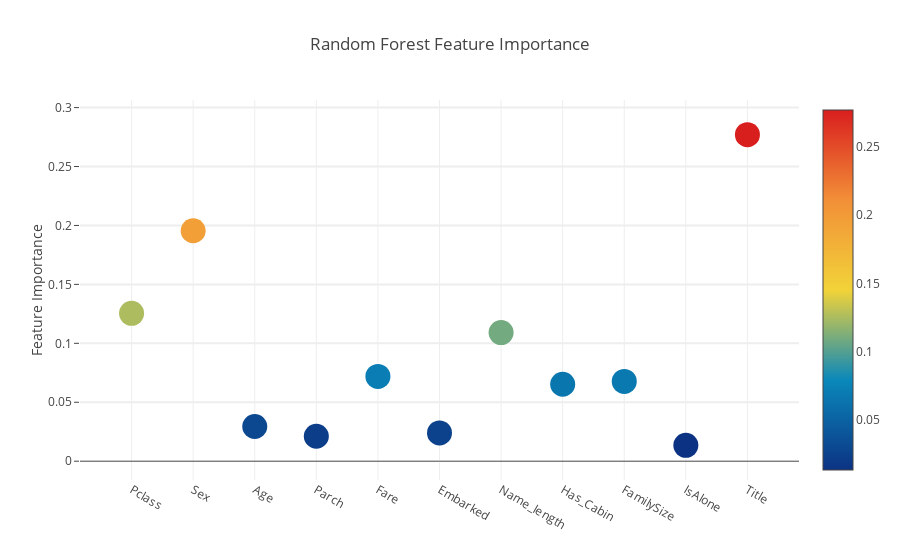
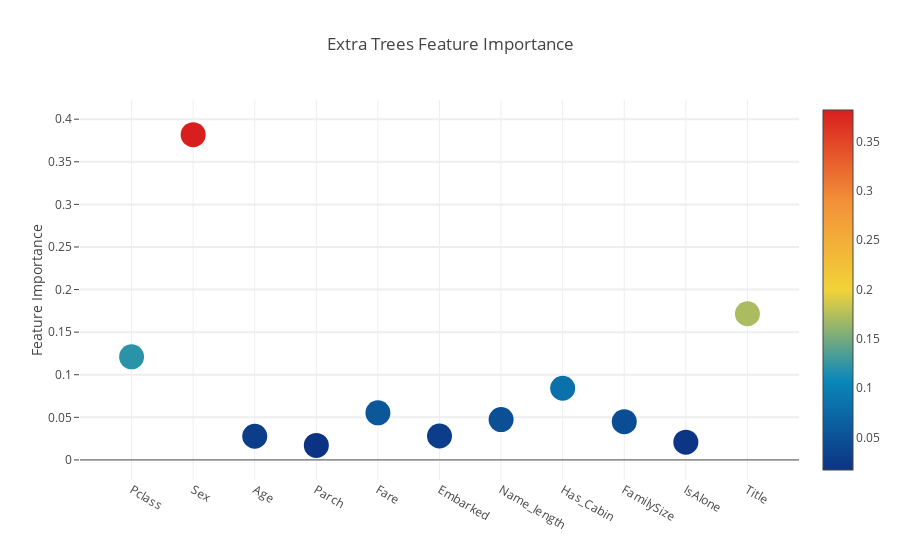
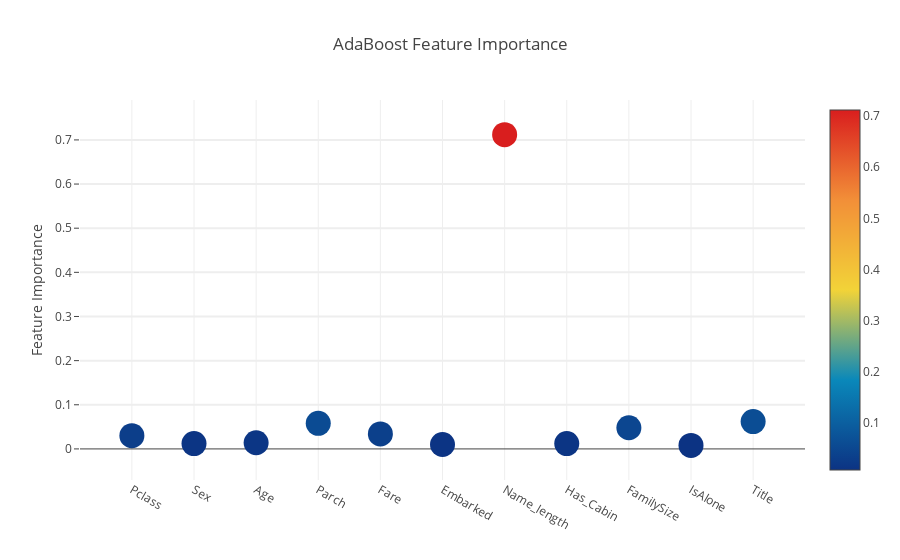
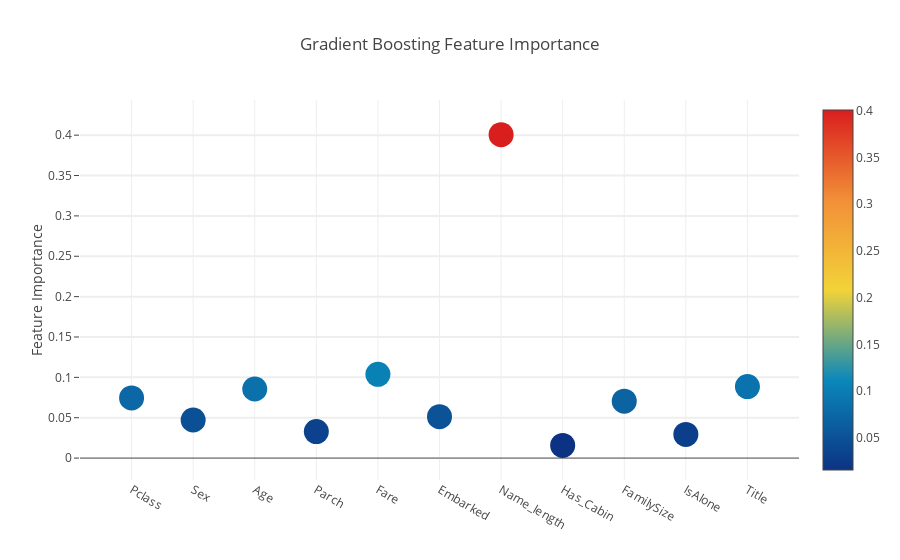

Notebook cell for these charts, in order:
### Code cell
# Scatter plot 
trace = go.Scatter(
    y = feature_dataframe['Random Forest feature importances'].values,
    x = feature_dataframe['features'].values,
    mode='markers',
    marker=dict(
        sizemode = 'diameter',
        sizeref = 1,
        size = 25,
#       size= feature_dataframe['AdaBoost feature importances'].values,
        #color = np.random.randn(500), #set color equal to a variable
        color = feature_dataframe['Random Forest feature importances'].values,
        colorscale='Portland',
        showscale=True
    ),
    text = feature_dataframe['features'].values
)
data = [trace]

layout= go.Layout(
    autosize= True,
    title= 'Random Forest Feature Importance',
    hovermode= 'closest',
#     xaxis= dict(
#         title= 'Pop',
#         ticklen= 5,
#         zeroline= False,
#         gridwidth= 2,
#     ),
    yaxis=dict(
        title= 'Feature Importance',
        ticklen= 5,
        gridwidth= 2
    ),
    showlegend= False
)
fig = go.Figure(data=data, layout=layout)
py.iplot(fig,filename='scatter2010')

# Scatter plot 
trace = go.Scatter(
    y = feature_dataframe['Extra Trees  feature importances'].values,
    x = feature_dataframe['features'].values,
    mode='markers',
    marker=dict(
        sizemode = 'diameter',
        sizeref = 1,
        size = 25,
#       size= feature_dataframe['AdaBoost feature importances'].values,
        #color = np.random.randn(500), #set color equal to a variable
        color = feature_dataframe['Extra Trees  feature importances'].values,
        colorscale='Portland',
        showscale=True
    ),
    text = feature_dataframe['features'].values
)
data = [trace]

layout= go.Layout(
    autosize= True,
    title= 'Extra Trees Feature Importance',
    hovermode= 'closest',
#     xaxis= dict(
#         title= 'Pop',
#         ticklen= 5,
#         zeroline= False,
#         gridwidth= 2,
#     ),
    yaxis=dict(
        title= 'Feature Importance',
        ticklen= 5,
        gridwidth= 2
    ),
    showlegend= False
)
fig = go.Figure(data=data, layout=layout)
py.iplot(fig,filename='scatter2010')

# Scatter plot 
trace = go.Scatter(
    y = feature_dataframe['AdaBoost feature importances'].values,
    x = feature_dataframe['features'].values,
    mode='markers',
    marker=dict(
        sizemode = 'diameter',
        sizeref = 1,
        size = 25,
#       size= feature_dataframe['AdaBoost feature importances'].values,
        #color = np.random.randn(500), #set color equal to a variable
        color = feature_dataframe['AdaBoost feature importances'].values,
        colorscale='Portland',
        showscale=True
    ),
    text = feature_dataframe['features'].values
)
data = [trace]

layout= go.Layout(
    autosize= True,
    title= 'AdaBoost Feature Importance',
    hovermode= 'closest',
#     xaxis= dict(
#         title= 'Pop',
#         ticklen= 5,
#         zeroline= False,
#         gridwidth= 2,
#     ),
    yaxis=dict(
        title= 'Feature Importance',
        ticklen= 5,
        gridwidth= 2
    ),
    showlegend= False
)
fig = go.Figure(data=data, layout=layout)
py.iplot(fig,filename='scatter2010')

# Scatter plot 
trace = go.Scatter(
    y = feature_dataframe['Gradient Boost feature importances'].values,
    x = feature_dataframe['features'].values,
    mode='markers',
    marker=dict(
        sizemode = 'diameter',
        sizeref = 1,
        size = 25,
#       size= feature_dataframe['AdaBoost feature importances'].values,
        #color = np.random.randn(500), #set color equal to a variable
        color = feature_dataframe['Gradient Boost feature importances'].values,
        colorscale='Portland',
        showscale=True
    ),
    text = feature_dataframe['features'].values
)
data = [trace]

layout= go.Layout(
    autosize= True,
    title= 'Gradient Boosting Feature Importance',
    hovermode= 'closest',
#     xaxis= dict(
#         title= 'Pop',
#         ticklen= 5,
#         zeroline= False,
#         gridwidth= 2,
#     ),
    yaxis=dict(
        title= 'Feature Importance',
        ticklen= 5,
        gridwidth= 2
    ),
    showlegend= False
)
fig = go.Figure(data=data, layout=layout)
py.iplot(fig,filename='scatter2010')

### Figure 1 — Plotly figure (JSON) as saved in the notebook; plotly's stock layout.template omitted (floating-point values rounded to 4 significant figures)
{"data": [{"marker": {"color": [0.1254, 0.1955, 0.02941, 0.02118, 0.07192, 0.02397, 0.1091, 0.06531, 0.06768, 0.01342, 0.2771], "colorscale": "Portland", "showscale": true, "size": 25, "sizemode": "diameter", "sizeref": 1}, "mode": "markers", "text": ["Pclass", "Sex", "Age", "Parch", "Fare", "Embarked", "Name_length", "Has_Cabin", "FamilySize", "IsAlone", "Title"], "type": "scatter", "x": ["Pclass", "Sex", "Age", "Parch", "Fare", "Embarked", "Name_length", "Has_Cabin", "FamilySize", "IsAlone", "Title"], "y": [0.1254, 0.1955, 0.02941, 0.02118, 0.07192, 0.02397, 0.1091, 0.06531, 0.06768, 0.01342, 0.2771]}], "layout": {"autosize": true, "hovermode": "closest", "showlegend": false, "title": "Random Forest Feature Importance", "yaxis": {"gridwidth": 2, "ticklen": 5, "title": "Feature Importance"}}}

### Figure 2 — Plotly figure (JSON) as saved in the notebook; plotly's stock layout.template omitted (floating-point values rounded to 4 significant figures)
{"data": [{"marker": {"color": [0.1211, 0.3819, 0.02781, 0.01708, 0.0553, 0.02807, 0.04735, 0.08412, 0.0449, 0.02079, 0.1716], "colorscale": "Portland", "showscale": true, "size": 25, "sizemode": "diameter", "sizeref": 1}, "mode": "markers", "text": ["Pclass", "Sex", "Age", "Parch", "Fare", "Embarked", "Name_length", "Has_Cabin", "FamilySize", "IsAlone", "Title"], "type": "scatter", "x": ["Pclass", "Sex", "Age", "Parch", "Fare", "Embarked", "Name_length", "Has_Cabin", "FamilySize", "IsAlone", "Title"], "y": [0.1211, 0.3819, 0.02781, 0.01708, 0.0553, 0.02807, 0.04735, 0.08412, 0.0449, 0.02079, 0.1716]}], "layout": {"autosize": true, "hovermode": "closest", "showlegend": false, "title": "Extra Trees Feature Importance", "yaxis": {"gridwidth": 2, "ticklen": 5, "title": "Feature Importance"}}}

### Figure 3 — Plotly figure (JSON) as saved in the notebook; plotly's stock layout.template omitted (floating-point values rounded to 4 significant figures)
{"data": [{"marker": {"color": [0.03, 0.012, 0.014, 0.058, 0.034, 0.01, 0.712, 0.012, 0.048, 0.008, 0.062], "colorscale": "Portland", "showscale": true, "size": 25, "sizemode": "diameter", "sizeref": 1}, "mode": "markers", "text": ["Pclass", "Sex", "Age", "Parch", "Fare", "Embarked", "Name_length", "Has_Cabin", "FamilySize", "IsAlone", "Title"], "type": "scatter", "x": ["Pclass", "Sex", "Age", "Parch", "Fare", "Embarked", "Name_length", "Has_Cabin", "FamilySize", "IsAlone", "Title"], "y": [0.03, 0.012, 0.014, 0.058, 0.034, 0.01, 0.712, 0.012, 0.048, 0.008, 0.062]}], "layout": {"autosize": true, "hovermode": "closest", "showlegend": false, "title": "AdaBoost Feature Importance", "yaxis": {"gridwidth": 2, "ticklen": 5, "title": "Feature Importance"}}}

### Figure 4 — Plotly figure (JSON) as saved in the notebook; plotly's stock layout.template omitted (floating-point values rounded to 4 significant figures)
{"data": [{"marker": {"color": [0.07451, 0.04715, 0.08556, 0.03285, 0.1037, 0.05136, 0.4007, 0.01575, 0.07049, 0.02935, 0.08859], "colorscale": "Portland", "showscale": true, "size": 25, "sizemode": "diameter", "sizeref": 1}, "mode": "markers", "text": ["Pclass", "Sex", "Age", "Parch", "Fare", "Embarked", "Name_length", "Has_Cabin", "FamilySize", "IsAlone", "Title"], "type": "scatter", "x": ["Pclass", "Sex", "Age", "Parch", "Fare", "Embarked", "Name_length", "Has_Cabin", "FamilySize", "IsAlone", "Title"], "y": [0.07451, 0.04715, 0.08556, 0.03285, 0.1037, 0.05136, 0.4007, 0.01575, 0.07049, 0.02935, 0.08859]}], "layout": {"autosize": true, "hovermode": "closest", "showlegend": false, "title": "Gradient Boosting Feature Importance", "yaxis": {"gridwidth": 2, "ticklen": 5, "title": "Feature Importance"}}}
